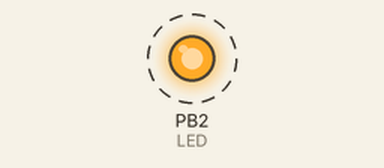
A program run on a simulated ATmega328P, built with avr-gcc and emulated at 1 MHz. Parts: output pins drawn as LEDs (lit = HIGH). Dashed ring = blinking.

Above: at 0.12 s.
Timing chart, 0 to 3.0 s (numbered marks = the images above):
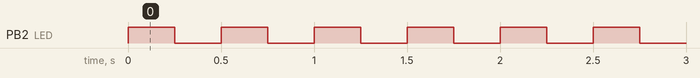

Measured:
- by itself, PB2 (LED): alternates HIGH for 0.25 s and LOW for 0.25 s

The program:

main.c
```c
/*
 * DA2_task1_c.c
 *
 * Created: 2/22/2018 11:02:39 AM
 * Author : nhanu
 */

#include <avr/io.h>
#define F_CPU 1000000UL
#include <util/delay.h>

int main()
{
    DDRB |= (1<<2);				//set PB2 as output
	PORTB &= ~(1<<2);			//set PB2 OFF

    while (1)
    {
		PORTB |= (1<<2);		//Turn on LED
		_delay_ms(250);			//wait 250ms
		PORTB &= ~(1<<2);		//Turn off LED
		_delay_ms(250);			//wait 250ms
    }
}
```
